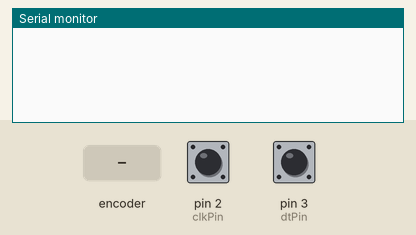
A sketch run on a simulated Arduino Uno, built with avr-gcc and run on an emulated ATmega328P. Parts: the last lines printed to the serial monitor. The test bench sets the inputs (shaded band); at power-on: pin 2 (clkPin) HIGH, pin 3 (dtPin) HIGH.

Above: at 1.2 s.
1.3 s: rotary encoder on pin 2 (clkPin) / pin 3 (dtPin) turned 1 step (first pin leading)
At 2.3 s:
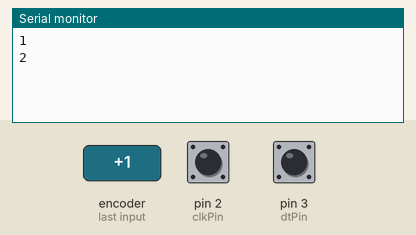
3.0 s: rotary encoder on pin 2 (clkPin) / pin 3 (dtPin) turned 1 step (first pin leading)
At 3.6 s:
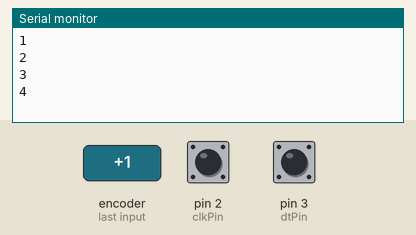
Timing chart, 0 to 6.0 s (numbered marks = the images above; inputs shaded):
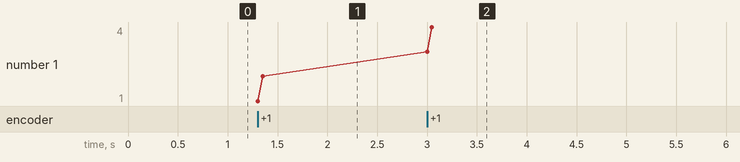

Measured:
- after the input at 1.3 s, the serial monitor: prints a new line at once (image 1)
- after the input at 3.0 s, the serial monitor: prints a new line at once (image 2)
- plotted number 1: 2 → 4 after the input at 3.0 s

The sketch:

encoder.ino
```cpp
int clkPin = 2;
int dtPin = 3;
int counter = 0;
int currentStateCLK;
int lastStateCLK;

void setup() {
  pinMode(clkPin, INPUT);
  pinMode(dtPin, INPUT);
  Serial.begin(9600);
  lastStateCLK = digitalRead(clkPin);
}

void loop() {
  currentStateCLK = digitalRead(clkPin);
  if (currentStateCLK != lastStateCLK) {
    if (digitalRead(dtPin) != currentStateCLK) {
      counter++;
    } else {
      counter--;
    }
    Serial.println(counter);
  }
  lastStateCLK = currentStateCLK;
}
```
